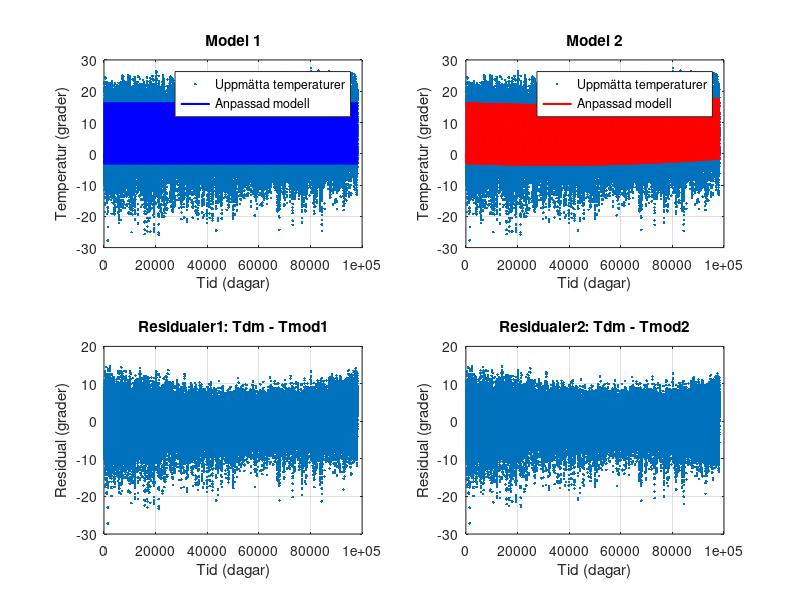

Reproduce this figure in MATLAB.
clear all

load STHLMTEMP

format long

% Constant
k = 2*pi/365;

% Number of collected data 
n = length(Tdm);
% Timevector (days)
t = (1:n)';

% For model 1
% Anonymous function for the model
model1 = @(c, t) c(1) + c(2)*sin(k*t) + c(3)*cos(k*t) + c(4)*sin(2*k*t) + c(5)*cos(2*k*t);
% Construct matrix 1
A1 = [ones(n, 1), sin(k*t), cos(k*t), sin(2*k*t), cos(2*k*t)];
% Get c with Least squares (Minstakvadratmetoden), we have A1c = Tdm, 
% so we solve the normal equations (A1')A1c=(A1')Tdm with 
% c = A1'*A1\(A1'*Tdm), which is basically the same as
c = A1\Tdm;
% Differance between the measured data points and the adjusted temperature
residuals1 = Tdm - model1(c, t); % Same as Tdm - A1 * c;
% Square the residual
least_squares_sum1 = sum(residuals1.^2);

% For model 2
% Anonymous function for the model
model2 = @(a, t) a(1) + a(2)*t + a(3)*t.^2 + a(4)*sin(k*t) + a(5)*cos(k*t) + a(6)*sin(2*k*t) + a(7)*cos(2*k*t);
% Construct matrix 2
A2 = [ones(n, 1), t, t.^2, sin(k*t), cos(k*t), sin(2*k*t), cos(2*k*t)];
% Get 'a' with Least squares (Minstakvadratmetoden)
a = A2\Tdm;
% Differance between the measured data points and the adjusted temperature
residuals2 = Tdm - model2(a, t); 
% Square the residual
least_squares_sum2 = sum(residuals2.^2);

% Model values
c0 = c(1);
c1 = c(2);
c2 = c(3);
c3 = c(4);
c4 = c(5);

% Create figure
figure;

% Plot model 1
subplot(2, 2, 1) % Divide the figure into 2x2 grid and plot in first square
plot(t, Tdm, '.', 'LineWidth', 1.5) % Plot each data point with a bullet
hold on
plot(t, model1(c, t), 'b', 'LineWidth', 1.5) % Plot the data points in a blue line
legend('Uppmätta temperaturer', 'Anpassad modell', 'Location', 'Best')
xlabel('Tid (dagar)')
ylabel('Temperatur (grader)')
title('Model 1')
grid on

% Plot model 2
subplot(2,2,2)
plot(t, Tdm, '.', 'LineWidth', 1.5)
hold on
plot(t, model2(a, t), 'r', 'LineWidth', 1.5) % Plot the data points in a red line
legend('Uppmätta temperaturer', 'Anpassad modell', 'Location', 'Best')
xlabel('Tid (dagar)')
ylabel('Temperatur (grader)')
title('Model 2')
grid on

% Plot residual 1
subplot(2, 2, 3)
plot(t, residuals1, '.', 'LineWidth', 1.5)
xlabel('Tid (dagar)')
ylabel('Residual (grader)')
title('Residualer1: Tdm - Tmod1')
grid on

% Plot residual 2
subplot(2, 2, 4)
plot(t, residuals2, '.', 'LineWidth', 1.5)
xlabel('Tid (dagar)')
ylabel('Residual (grader)')
title('Residualer2: Tdm - Tmod2')
grid on

disp("minstakvadratsumman modell 1 = " + least_squares_sum1);
disp("minstakvadratsumman modell 2 = " + least_squares_sum2);

% d) Svar på frågor:

% e) Svar på frågor:

